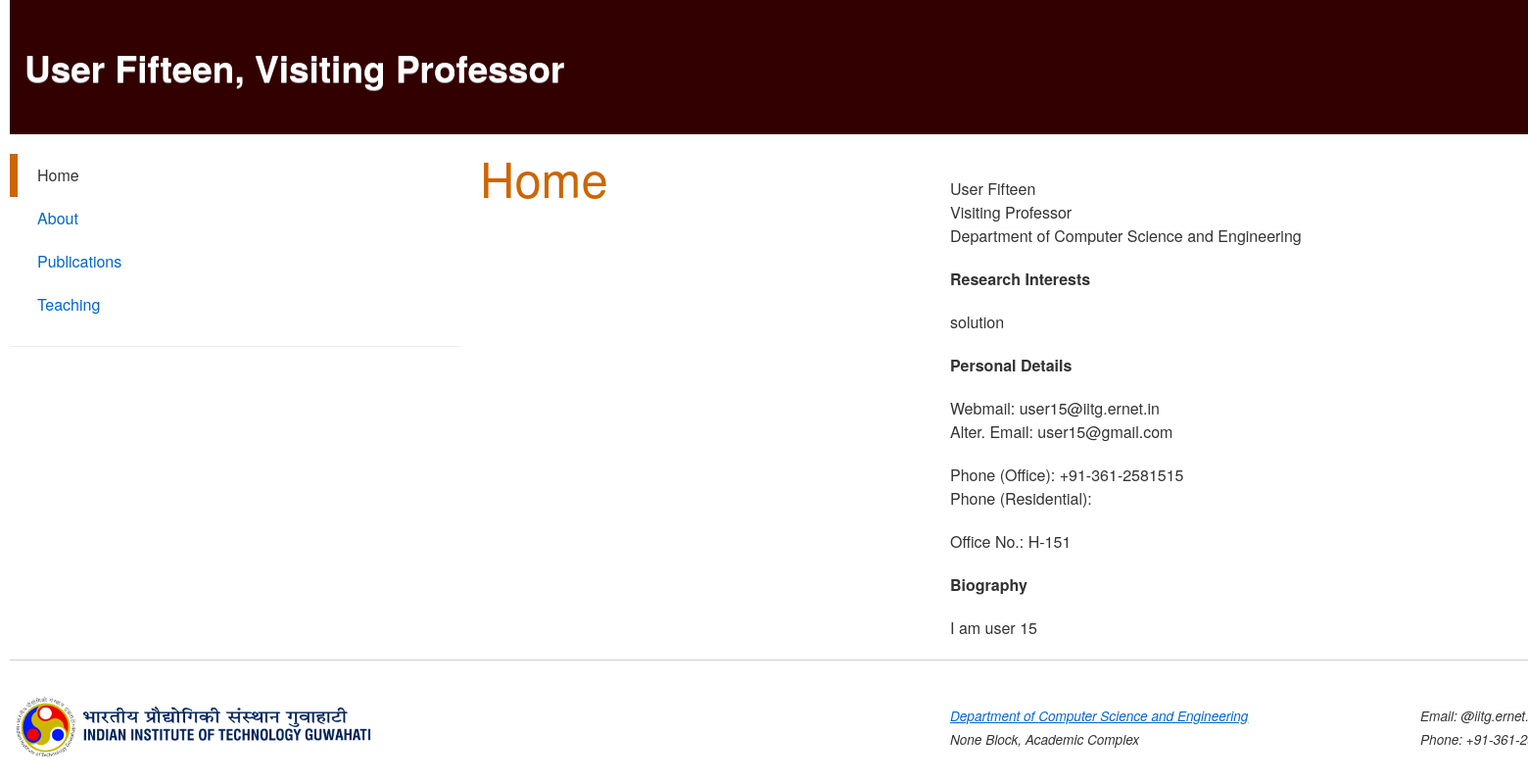
Before: /home/dept/faculty/26 with the older database file.
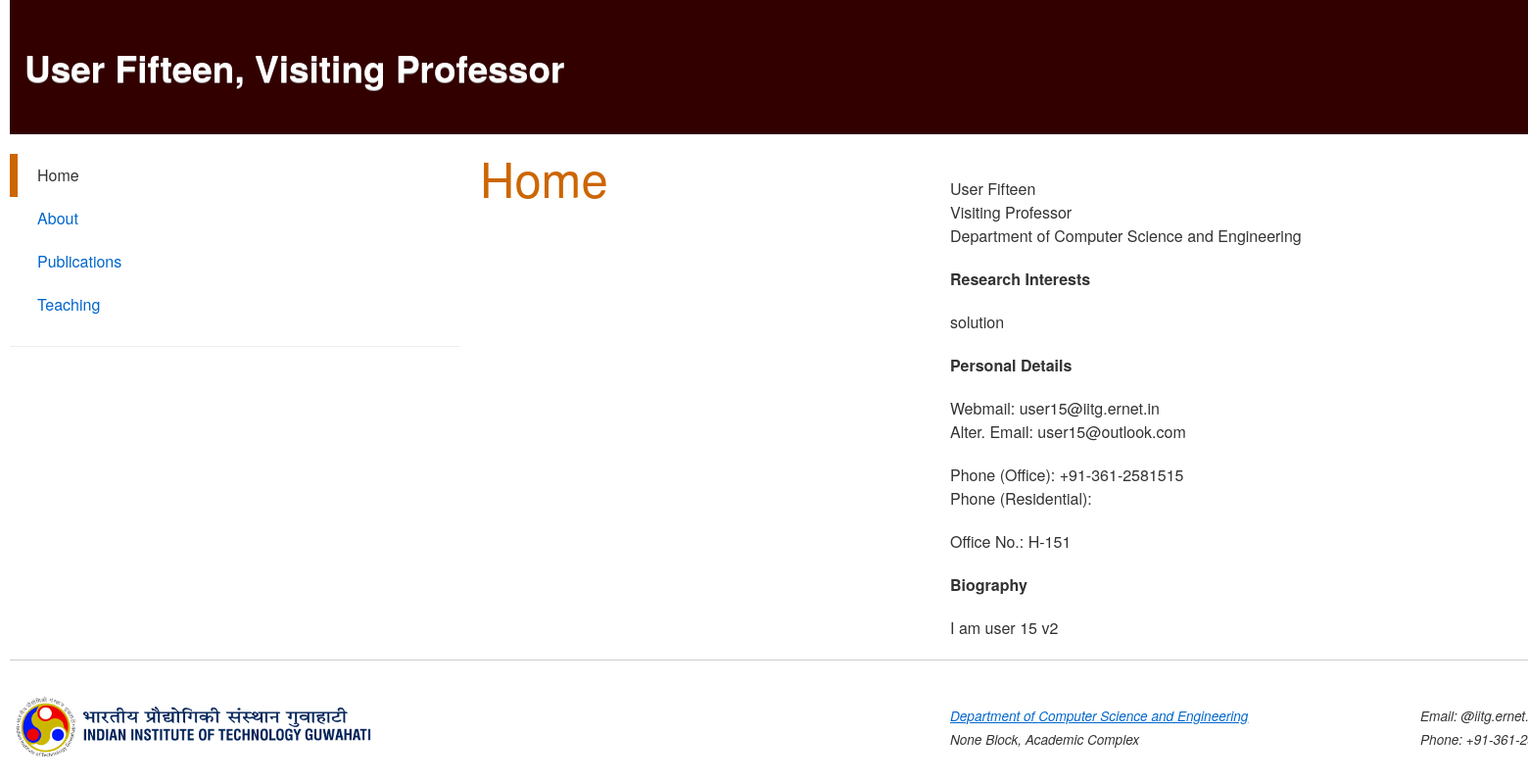
After: the same page with the newer database file.
### homepage/models.py (models this page shows, shortened)
class Faculty(models.Model):
	user = models.OneToOneField(User, on_delete=models.CASCADE, blank=True, null=True, related_name="faculty")
	first_name = models.CharField(max_length=30)
	last_name = models.CharField(max_length=30)
	profile_picture = models.ImageField(upload_to="media/profile_pic", blank=True)
	residential_phone = models.CharField(max_length=15, default="+91-361-258XXXX", blank=True)
	office_phone = models.CharField(max_length=15, default="+91-361-258XXXX")
	iitg_email = models.EmailField("Primary Email", max_length=254, default="username@iitg.ernet.in")
	other_email = models.EmailField("Secondary Email", max_length=254, default="username@gmail.com", blank=True)
	room_number = models.CharField(max_length=5, default="H-000")
	designation = models.ForeignKey('Designation', on_delete=models.PROTECT, null=True)
	department = models.ForeignKey('Department', on_delete=models.PROTECT, null=True)
	interests = models.CharField(max_length=200, null=True)
	biography = models.CharField(max_length=1500, null=True)
	class Meta:
		ordering = ["id"]
		verbose_name_plural = "Faculties"
	def get_absolute_url(self):
		return reverse('faculty-detail', args=(self.id,))

class Designation(models.Model):
    DESIGNATION = (
		('asso', "Associate Professor"),
		('asst', "Assistant Professor"),
		('prof', "Professor"),
		('visf', "Visiting Professor"),
		('hono', "Honorary Professor"),
	)
    designation = models.CharField(max_length=4,choices=DESIGNATION)

class Department(models.Model):
	DEPARTMENT = (
		('bsbe', "Biosciences and Bioengineering"),
		('chem', "Chemistry"),
		('ce', "Chemical Engineering"),
		('civil', "Civil Engineering"),
		('des', "Design"),
		('cse', "Computer Science and Engineering"),
		('eee', "Electronics and Electrical Engineering"),
		('hss', "Humanities and Social Sciences"),
		('phy', "Physics"),
		('math', "Mathematics"),
		('mech', "Mechanical Engineering"),
	)
	department = models.CharField(max_length=6, choices=DEPARTMENT)
	dept_pic = models.ImageField(upload_to="media/dept_pic", null=True, blank=True, help_text="Department Picture")
	dept_logo = models.ImageField(upload_to="media/dept_logo", null=True, blank=True, help_text="Department Logo")
	email = models.EmailField(max_length=254, default="@iitg.ernet.in", null=True)
	block = models.CharField(max_length=1, null=True)
	phone = models.CharField(max_length=15, default="+91-361-258XXXX", null=True)

### homepage/views.py (the view)
# urls.py: url(r'^dept/faculty/(?P<pk>\d+)$', views.FacultyDetail.as_view(), name='faculty-detail'),
class FacultyDetail(generic.DetailView):
	model = Faculty

### homepage/templates/homepage/faculty_detail.html (shortened to what this page needs)
<!DOCTYPE html>
<html lang="en" class=" js">
<head>
    {% load static %}
    <link rel="stylesheet" href="{% static 'assets/master.css' %}">
    <link rel="stylesheet" href="{% static 'assets/1920.min.css' %}">
    <link rel="stylesheet" id="formidable-css" href="{% static 'assets/formidablepro.css' %}" type="text/css" media="all">
</head>
<body id="home">
    <div class="container_12">
        <header>
            <div id="header" class="grid_12">
                <h1>{{ faculty.first_name }} {{ faculty.last_name }}, {{ faculty.designation.get_designation_display }}</h1>
            </div>
        </header>
        <div class="grid_3">
            <nav>
                <div class="menu-main-menu-container">
                    <ul id="menu-main-menu" class="menu">
                        <li id="menu-item-10" class="menu-item menu-item-type-post_type menu-item-object-page current-menu-item page_item page-item-4 current_page_item menu-item-6"><a href="{{ faculty.get_absolute_url }}">Home</a></li>
                        <li id="menu-item-54" class="menu-item menu-item-type-post_type menu-item-object-page menu-item-54"><a href="{% url 'faculty-attributes' fac_id=faculty.id attr_id=0 %}">About</a></li>
                        <li id="menu-item-53" class="menu-item menu-item-type-post_type menu-item-object-page menu-item-53"><a href="{% url 'faculty-attributes' fac_id=faculty.id attr_id=1 %}">Publications</a></li>
                        <li id="menu-item-6" class="menu-item menu-item-type-post_type menu-item-object-page menu-item-53"><a href="{% url 'faculty-attributes' fac_id=faculty.id attr_id=2 %}">Teaching</a></li>
                    </ul>
                </div>
            </nav>
            <div class="sidebar">
            </div>
        </div>
        <section>
            <div class="grid_3">
                <h2 id="title"><a href="{{ faculty.get_absolute_url }}" rel="bookmark" title="Permanent Link to Home">Home</a></h2>
            </div>
            <div class="grid_6">
                <div class="entry">
                    <div class="page-restrict-output">
                        <br>
			    		<p> {{ faculty.first_name }} {{ faculty.last_name }}<br>
			    		    {{ faculty.designation.get_designation_display }}<br>
			    		    Department of {{ faculty.department.get_department_display }}<br>
			    		</p>
			    		<p style="font-size: 16px"><strong>Research Interests</strong></p>
			    		<p>{{ faculty.interests }}</p>
						<p style="font-size: 16px"><strong>Personal Details</strong></p>
			    			<p> Webmail: {{ faculty.iitg_email }}<br>
								Alter. Email: {{ faculty.other_email }}
							</p>
							<p> Phone (Office): {{ faculty.office_phone }}<br>
			    				Phone (Residential): {{ faculty.residence_phone }}</p>
			    			<p> Office No.: {{ faculty.room_number }} </p>
			    			<p style="font-size: 16px"><strong>Biography</strong></p>
          						<p>{{ faculty.biography }}</p>
                	</div>
                </div>
            </div>
        </section>
        <hr class="grid_12">
        <footer>
            <div class="grid_6"> <a href="{% url 'index' %}"><img src="{% static 'images/logo.png' %}" width="40%" height="40%" alt="Indian Institute of Technology Guwahati"></a></div>
            <div class="grid_6">
                <div class="textwidget">
                    <address>
                        <small><br> <a href="{% url 'department-detail' pk=faculty.department.id %}">
                        Department of {{ faculty.department.get_department_display }}</a><br>
                        {{ faculty.department.block }} Block, Academic Complex<br>
                        <br>
                        Email: {{ faculty.department.email }}<br>
                        Phone: {{ faculty.department.phone }}<br>
                      </small>
                    </address>
                </div>
            </div>
        </footer>
    </div>
</body>
</html>

Changed rows visible on the page:
changed Faculty "User": other_email "user15@gmail.com" → "user15@outlook.com"; biography "I am user 15" → "I am user 15 v2"
